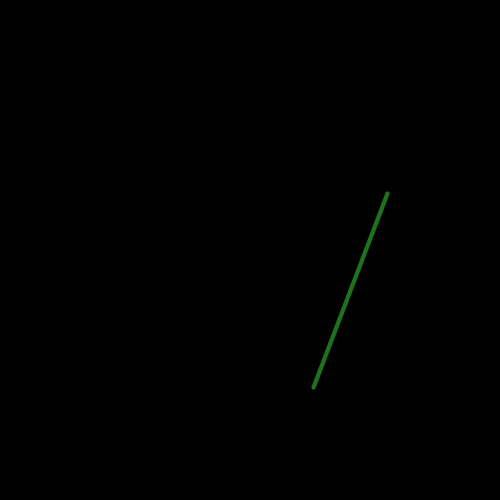
Frame 1 (no input)
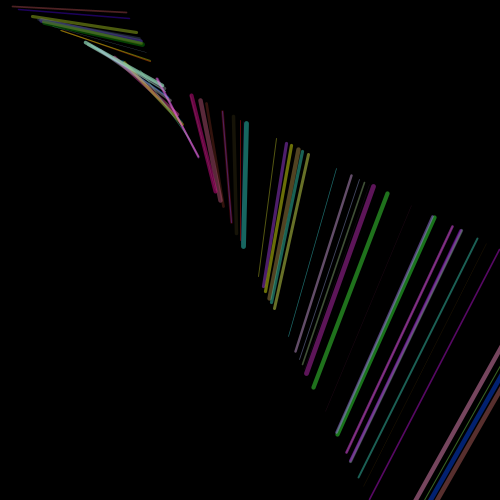
Frame 60 (the mouse pressed at the canvas centre just before this capture)
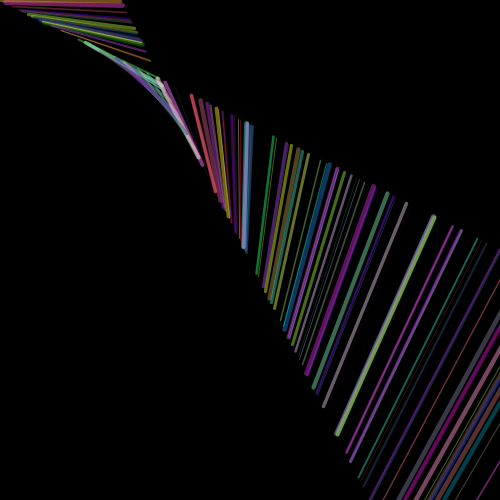
Frame 120 (the mouse held since frame 60 and released just before this capture)

The Processing sketch that drew these frames (run headless with seeded random() and noise(); from frame 60 on, the mouse is pressed at the canvas centre):

// Processing sketch: processing_68928
// ── processing_68928.pde

float valor;
float r;
float b;
float g;

void setup(){
  size (500, 500);
  background (0);
  strokeWeight (1);
  smooth ();
  valor = 100;
  frameRate (5);
}

void draw (){
  valor = random(300);
  r = random (255);
  g = random (255);
  b = random (255);
  stroke (r, g, b, 120);
  strokeWeight (random (5));
  line (valor+valor, valor, valor+120, valor+valor);
}
